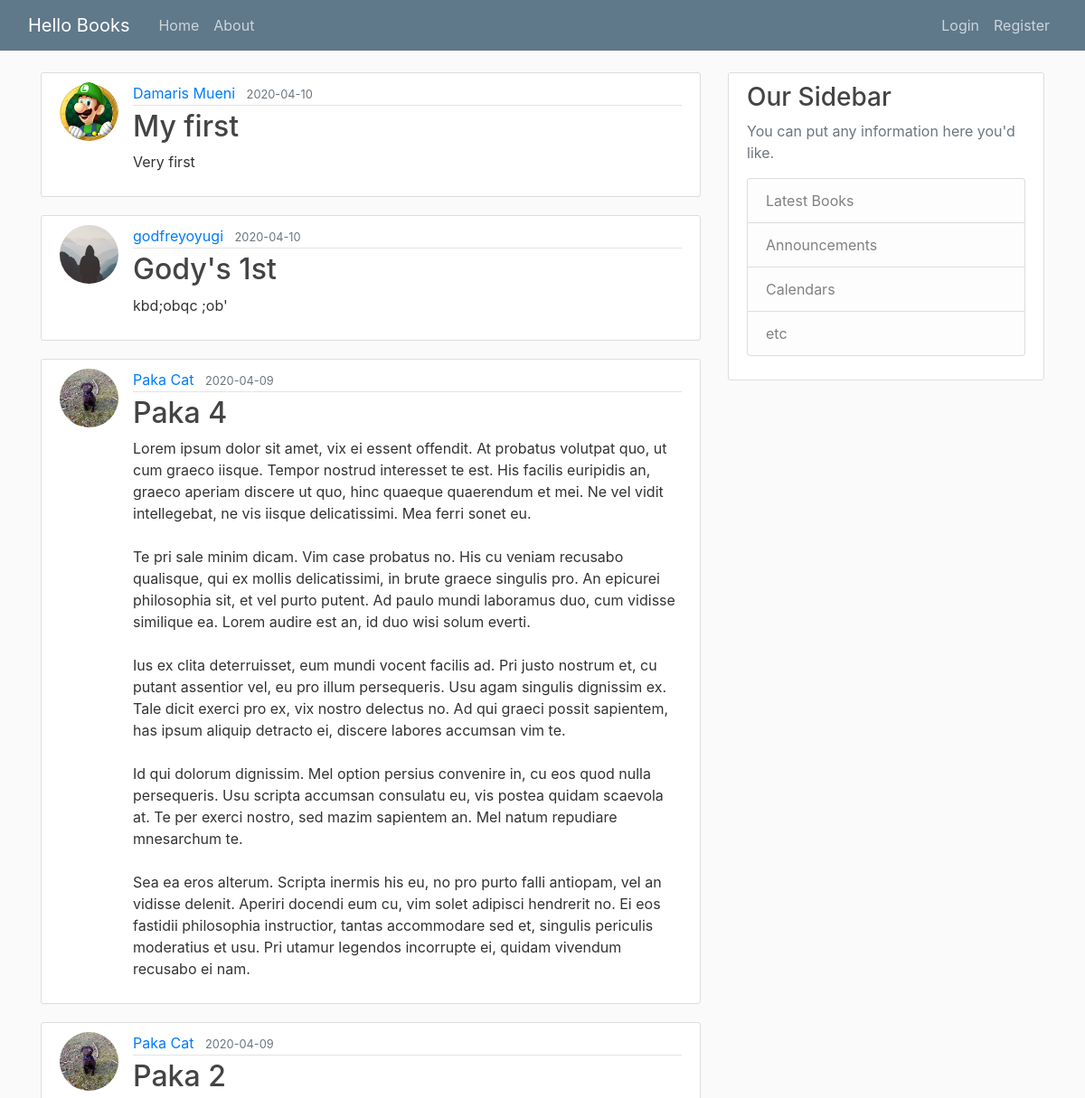
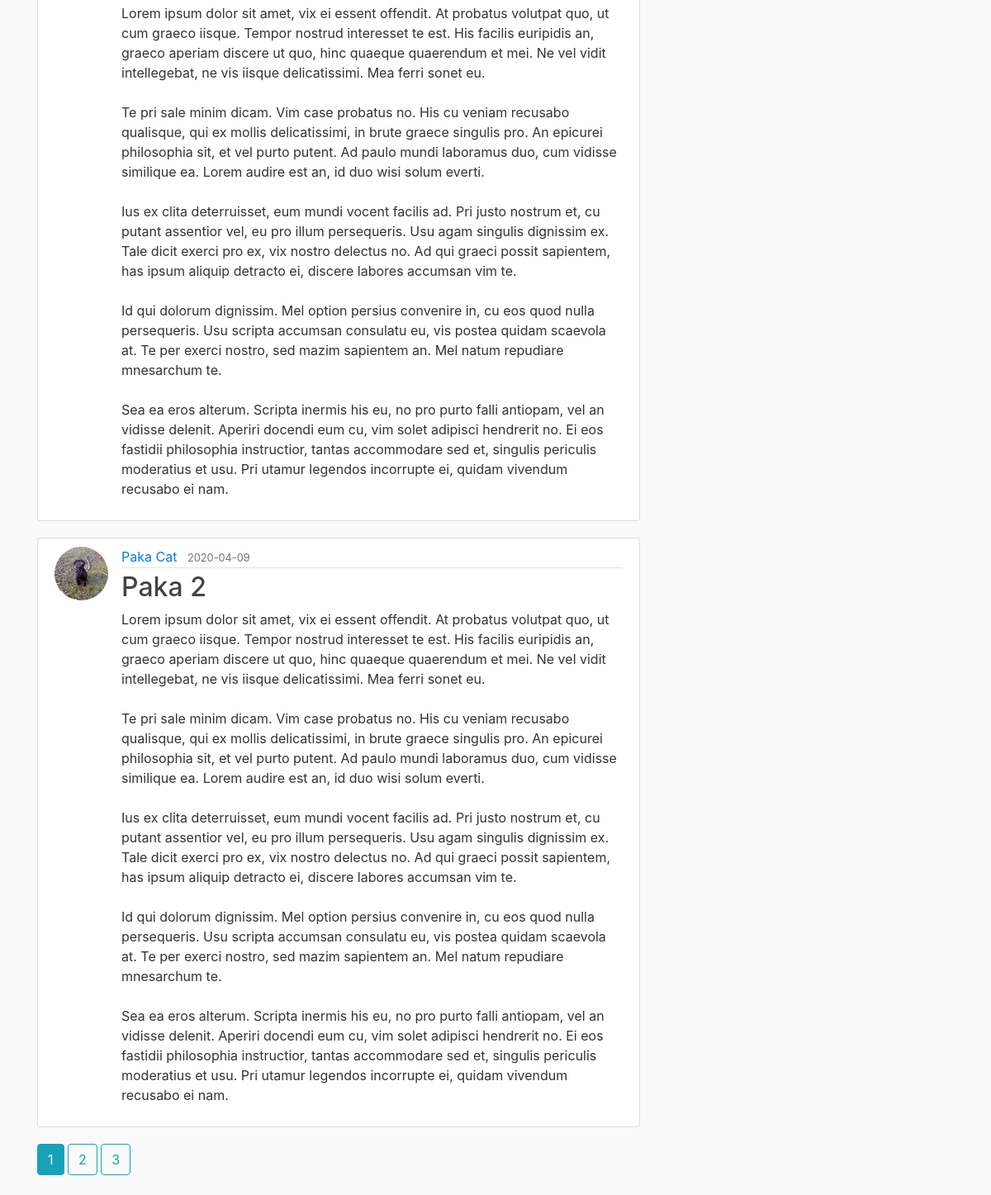
Page /home on the earlier database version (2 pictures, top to bottom).
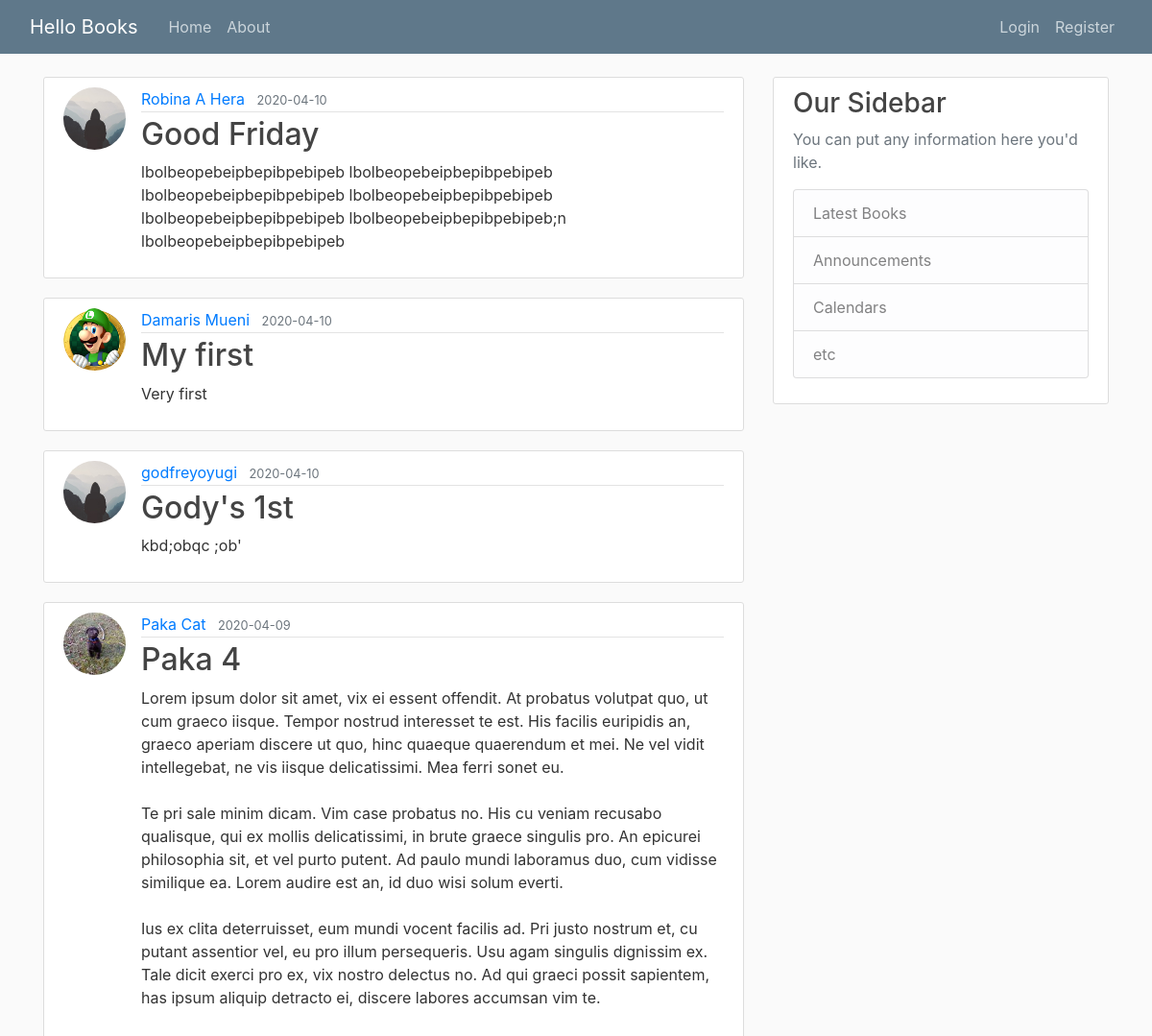
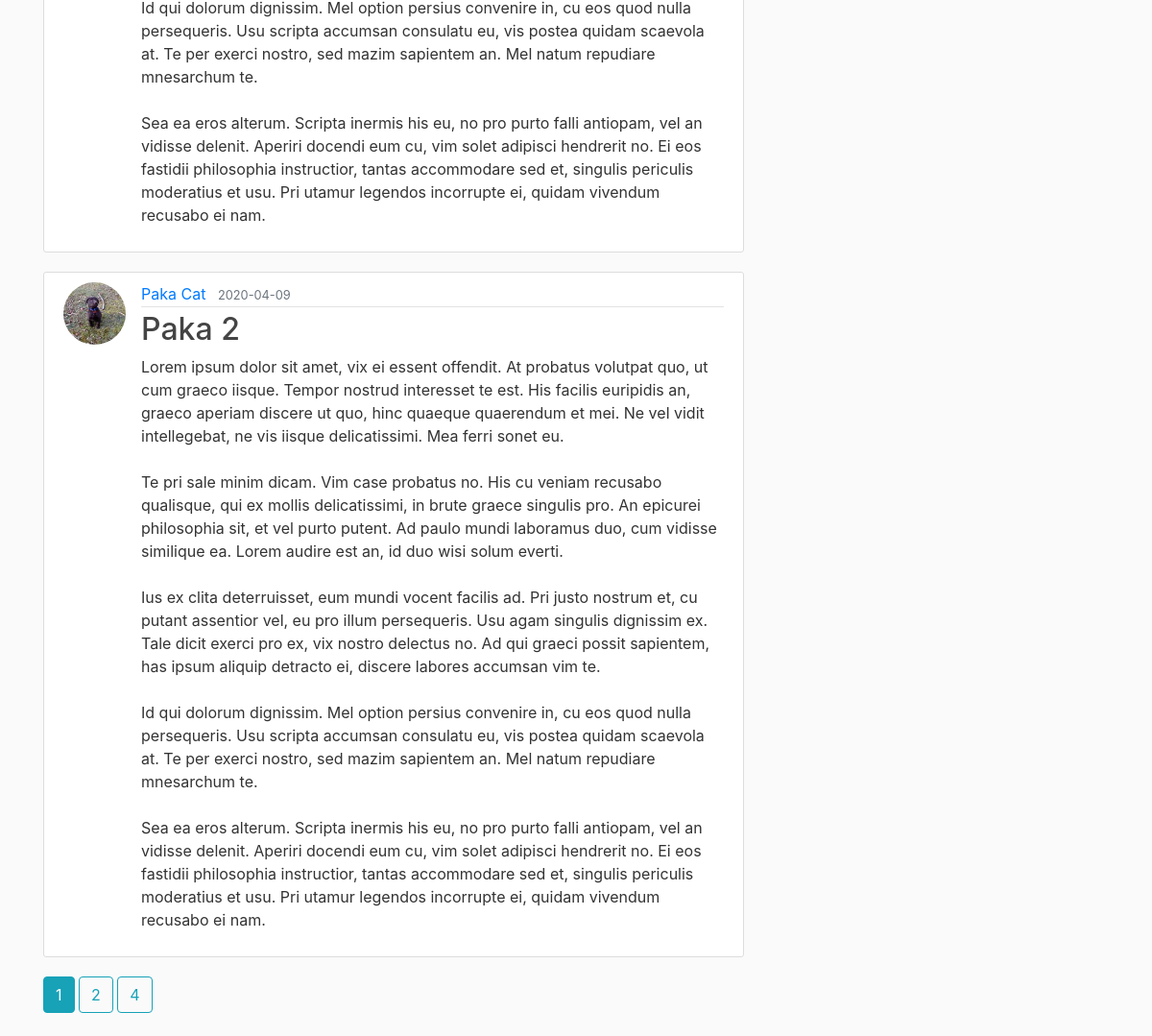
Same page on the later database version (2 pictures, top to bottom).
### V1.1/helloBooks/models.py (models this page shows, shortened)
class Book(db.Model):
    id = db.Column(db.Integer, primary_key=True)
    title = db.Column(db.String(100), nullable=False)
    content = db.Column(db.Text, nullable=False)
    date_posted = db.Column(db.DateTime, nullable=False, default=datetime.utcnow)
    user_id = db.Column(db.Integer, db.ForeignKey('user.id'), nullable=False)

class User(db.Model, UserMixin):
    id = db.Column(db.Integer, primary_key=True)
    username = db.Column(db.String(20), unique=True, nullable=False)
    email = db.Column(db.String(120), unique=True, nullable=False)
    image_file = db.Column(db.String(20), nullable=False, default='default.jpg')
    password = db.Column(db.String(60),  nullable=False)
    books = db.relationship('Book', backref='author', lazy=True)

### V1.1/helloBooks/main/routes.py (the view)
@main.route("/")
@main.route("/home")
def home():
    page = request.args.get('page', 1, type=int)
    books = Book.query.order_by(Book.date_posted.desc()).paginate(page=page, per_page=5)
    return render_template('home.html', books=books)

### V1.1/helloBooks/templates/home.html (shortened to what this page needs)
{% extends "base.html" %}
  {% block content %}
    {% for book in books.items %}
        <article class="media content-section">
          <img src="{{ url_for('static', filename='profile_pics/' + book.author.image_file)}}" alt="" class="rounded-circle article-img">
          <div class="media-body">
            <div class="article-metadata">
              <a class="mr-2" href="{{ url_for('users.user_books', username=book.author.username) }}">{{ book.author.username }}</a>
              <small class="text-muted">{{ book.date_posted.strftime('%Y-%m-%d') }}</small>
            </div>
            <h2><a class="article-title" href="{{ url_for('books.book', book_id=book.id) }}">{{ book.title }}</a></h2>
            <p class="article-content">{{ book.content }}</p>
          </div>
      </article>
  {% endfor %}
  {% for page_num in books.iter_pages(left_edge=1, right_edge=1, left_current=1, right_current=2) %}
      {% if page_num %}
        {% if books.page == page_num %}
          <a href="{{ url_for('main.home', page=page_num) }}" class="btn btn-info mb-4">{{page_num }}</a>
        {% else %}
        <a href="{{ url_for('main.home', page=page_num) }}" class="btn btn-outline-info mb-4">{{page_num }}</a>
        {% endif %}
      {% endif %}
  {% endfor %}
  {% endblock content %}

Differences in the rows shown:
no longer on this page (row unchanged): Book: image_file (picture), author.username "Paka Cat", date_posted "2020-04-09", title "Paka 2", content "Lorem ipsum dolor sit amet, vix ei essent offendit. At probatus volutpat quo, ut cum graeco iisque. Tempor nostrud interesset te est. His facilis euripidis an, graeco aperiam discere ut quo, hinc quaeque quaerendum et mei. Ne vel vidit intellegebat, ne vis iisque delicatissimi. Mea ferri sonet eu. Te pri sale minim dicam. Vim case probatus no. His cu veniam recusabo qualisque, qui ex mollis delicatissimi, in brute graece singulis pro. An epicurei philosophia sit, et vel purto putent. Ad paulo mundi laboramus duo, cum vidisse similique ea. Lorem audire est an, id duo wisi solum everti. Ius ex clita deterruisset, eum mundi vocent facilis ad. Pri justo nostrum et, cu putant assentior vel, eu…"
added Book: image_file (placeholder picture), author.username "Robina A Hera", date_posted "2020-04-10", title "Good Friday", content "lbolbeopebeipbepibpebipeb lbolbeopebeipbepibpebipeb lbolbeopebeipbepibpebipeb lbolbeopebeipbepibpebipeb lbolbeopebeipbepibpebipeb lbolbeopebeipbepibpebipeb;n lbolbeopebeipbepibpebipeb"
Other differences:
new list line: "4"
list line gone: "3"
